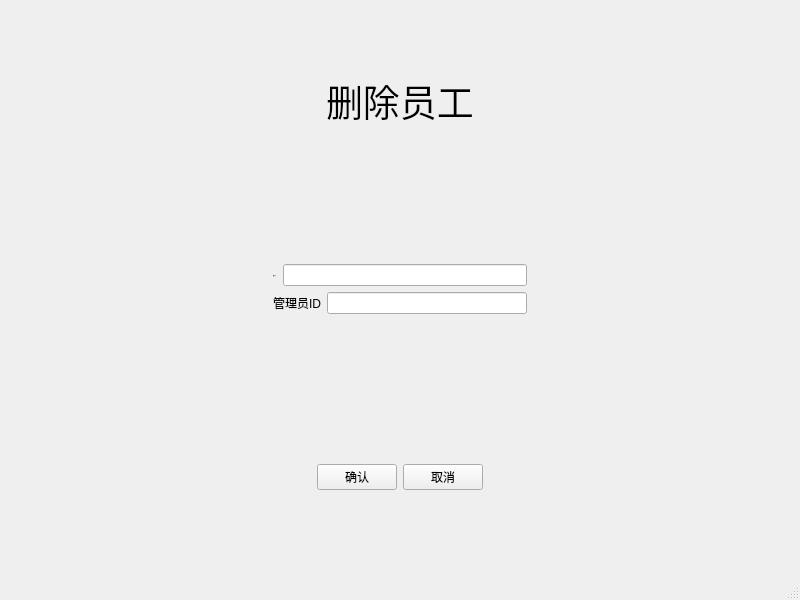
<?xml version="1.0" encoding="UTF-8"?>
<ui version="4.0">
 <class>Property_Staffdel</class>
 <widget class="QMainWindow" name="Property_Staffdel">
  <property name="geometry">
   <rect>
    <x>0</x>
    <y>0</y>
    <width>800</width>
    <height>600</height>
   </rect>
  </property>
  <property name="windowTitle">
   <string>MainWindow</string>
  </property>
  <widget class="QWidget" name="centralwidget">
   <property name="styleSheet">
    <string notr="true">QLineEdit[name=&quot;le&quot;]{border-radius:4px;min-height:30px;border:2px solid gray;max-width:300px;min-width:300px}
QLabel[name=&quot;ti&quot;]{font:30px 宋体;color:black;}
QPushButton[name=&quot;pu&quot;]{border-radius:4px;background-color:#409eff;color:white;font-size:25px;min-height:50px;min-width:120px;padding:0 20px;}
QWidget[name=&quot;bg&quot;]{background-color:white;}

</string>
   </property>
   <layout class="QGridLayout" name="gridLayout_5">
    <item row="0" column="0">
     <layout class="QGridLayout" name="gridLayout_3">
      <item row="0" column="0">
       <widget class="QWidget" name="widget_2" native="true">
        <property name="name" stdset="0">
         <string>bg</string>
        </property>
        <layout class="QGridLayout" name="gridLayout_4">
         <item row="0" column="0">
          <spacer name="horizontalSpacer_2">
           <property name="orientation">
            <enum>Qt::Horizontal</enum>
           </property>
           <property name="sizeHint" stdset="0">
            <size>
             <width>40</width>
             <height>20</height>
            </size>
           </property>
          </spacer>
         </item>
         <item row="0" column="1">
          <widget class="QLabel" name="label">
           <property name="palette">
            <palette>
             <active/>
             <inactive/>
             <disabled/>
            </palette>
           </property>
           <property name="font">
            <font>
             <family>黑体</family>
             <pointsize>28</pointsize>
            </font>
           </property>
           <property name="text">
            <string>删除员工</string>
           </property>
          </widget>
         </item>
         <item row="0" column="2">
          <spacer name="horizontalSpacer_3">
           <property name="orientation">
            <enum>Qt::Horizontal</enum>
           </property>
           <property name="sizeHint" stdset="0">
            <size>
             <width>40</width>
             <height>20</height>
            </size>
           </property>
          </spacer>
         </item>
        </layout>
       </widget>
      </item>
      <item row="1" column="0">
       <widget class="QWidget" name="widget_3" native="true">
        <property name="name" stdset="0">
         <string>bg</string>
        </property>
        <layout class="QGridLayout" name="gridLayout_2">
         <item row="0" column="0">
          <spacer name="horizontalSpacer_5">
           <property name="orientation">
            <enum>Qt::Horizontal</enum>
           </property>
           <property name="sizeHint" stdset="0">
            <size>
             <width>40</width>
             <height>20</height>
            </size>
           </property>
          </spacer>
         </item>
         <item row="0" column="1">
          <layout class="QVBoxLayout" name="verticalLayout">
           <item>
            <layout class="QHBoxLayout" name="horizontalLayout_2">
             <item>
              <widget class="QLabel" name="label_2">
               <property name="font">
                <font>
                 <family>宋体</family>
                 <pointsize>-1</pointsize>
                 <weight>50</weight>
                 <italic>false</italic>
                 <bold>false</bold>
                </font>
               </property>
               <property name="text">
                <string>员工ID</string>
               </property>
               <property name="name" stdset="0">
                <string>ti</string>
               </property>
              </widget>
             </item>
             <item>
              <widget class="QLineEdit" name="lineEdit_3">
               <property name="name" stdset="0">
                <string>le</string>
               </property>
              </widget>
             </item>
            </layout>
           </item>
           <item>
            <layout class="QHBoxLayout" name="horizontalLayout_6">
             <item>
              <widget class="QLabel" name="label_9">
               <property name="text">
                <string>管理员ID</string>
               </property>
               <property name="name" stdset="0">
                <string>ti</string>
               </property>
              </widget>
             </item>
             <item>
              <widget class="QLineEdit" name="lineEdit_5">
               <property name="name" stdset="0">
                <string>le</string>
               </property>
              </widget>
             </item>
            </layout>
           </item>
          </layout>
         </item>
         <item row="0" column="2">
          <spacer name="horizontalSpacer_6">
           <property name="orientation">
            <enum>Qt::Horizontal</enum>
           </property>
           <property name="sizeHint" stdset="0">
            <size>
             <width>40</width>
             <height>20</height>
            </size>
           </property>
          </spacer>
         </item>
        </layout>
       </widget>
      </item>
      <item row="2" column="0">
       <widget class="QWidget" name="widget" native="true">
        <property name="name" stdset="0">
         <string>bg</string>
        </property>
        <layout class="QGridLayout" name="gridLayout">
         <item row="0" column="0">
          <layout class="QHBoxLayout" name="horizontalLayout">
           <item>
            <spacer name="horizontalSpacer_4">
             <property name="orientation">
              <enum>Qt::Horizontal</enum>
             </property>
             <property name="sizeHint" stdset="0">
              <size>
               <width>40</width>
               <height>20</height>
              </size>
             </property>
            </spacer>
           </item>
           <item>
            <widget class="QPushButton" name="pushButton">
             <property name="text">
              <string>确认</string>
             </property>
             <property name="name" stdset="0">
              <string>pu</string>
             </property>
            </widget>
           </item>
           <item>
            <widget class="QPushButton" name="pushButton_2">
             <property name="text">
              <string>取消</string>
             </property>
             <property name="name" stdset="0">
              <string>pu</string>
             </property>
            </widget>
           </item>
           <item>
            <spacer name="horizontalSpacer">
             <property name="orientation">
              <enum>Qt::Horizontal</enum>
             </property>
             <property name="sizeHint" stdset="0">
              <size>
               <width>40</width>
               <height>20</height>
              </size>
             </property>
            </spacer>
           </item>
          </layout>
         </item>
        </layout>
       </widget>
      </item>
     </layout>
    </item>
   </layout>
  </widget>
  <widget class="QMenuBar" name="menubar">
   <property name="geometry">
    <rect>
     <x>0</x>
     <y>0</y>
     <width>800</width>
     <height>17</height>
    </rect>
   </property>
  </widget>
  <widget class="QStatusBar" name="statusbar"/>
 </widget>
 <resources/>
 <connections/>
</ui>
